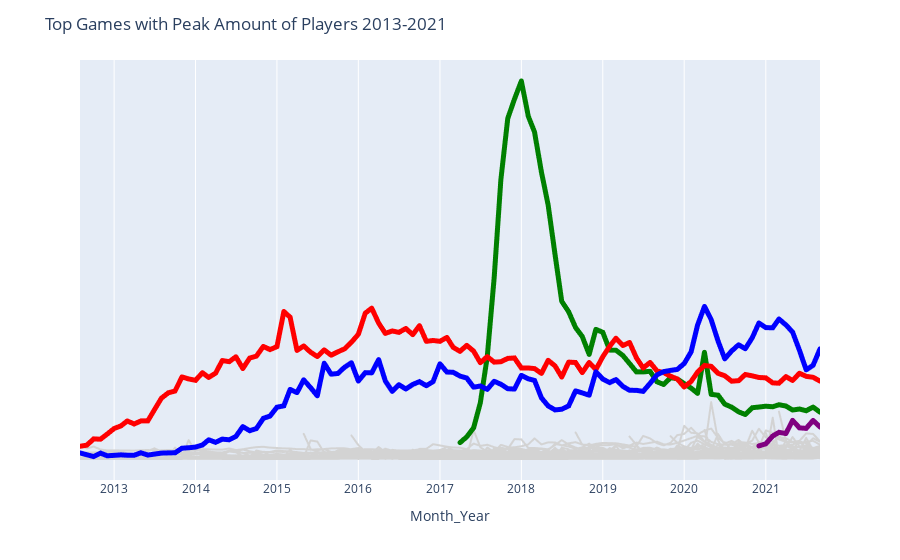

The cell this chart's notebook holds for it:
### Code cell
fig = px.line(sorted_df,
              x='Month_Year',
              y='Peak_Players',
              color='Game_Name')

fig.update_traces({"line":{"color":"lightgrey"}})

fig.update_traces(patch={"line":{"color":"blue", "width":5}},
                  selector={"legendgroup":"Counter Strike: Global Offensive"})

fig.update_traces(patch={"line":{"color":"red", "width":5}},
                  selector={"legendgroup":"Dota 2"})

fig.update_traces(patch={"line":{"color":"green", "width":5}},
                  selector={"legendgroup":"PUBG: Battlegrounds"})

fig.update_traces(patch={"line":{"color":"purple", "width":5}},
                  selector={"legendgroup": "Apex Legends"})

fig.update_layout(title="Top Games with Peak Amount of Players 2013-2021",
                  showlegend=False,
                  yaxis={"visible":False})

fig.show()
